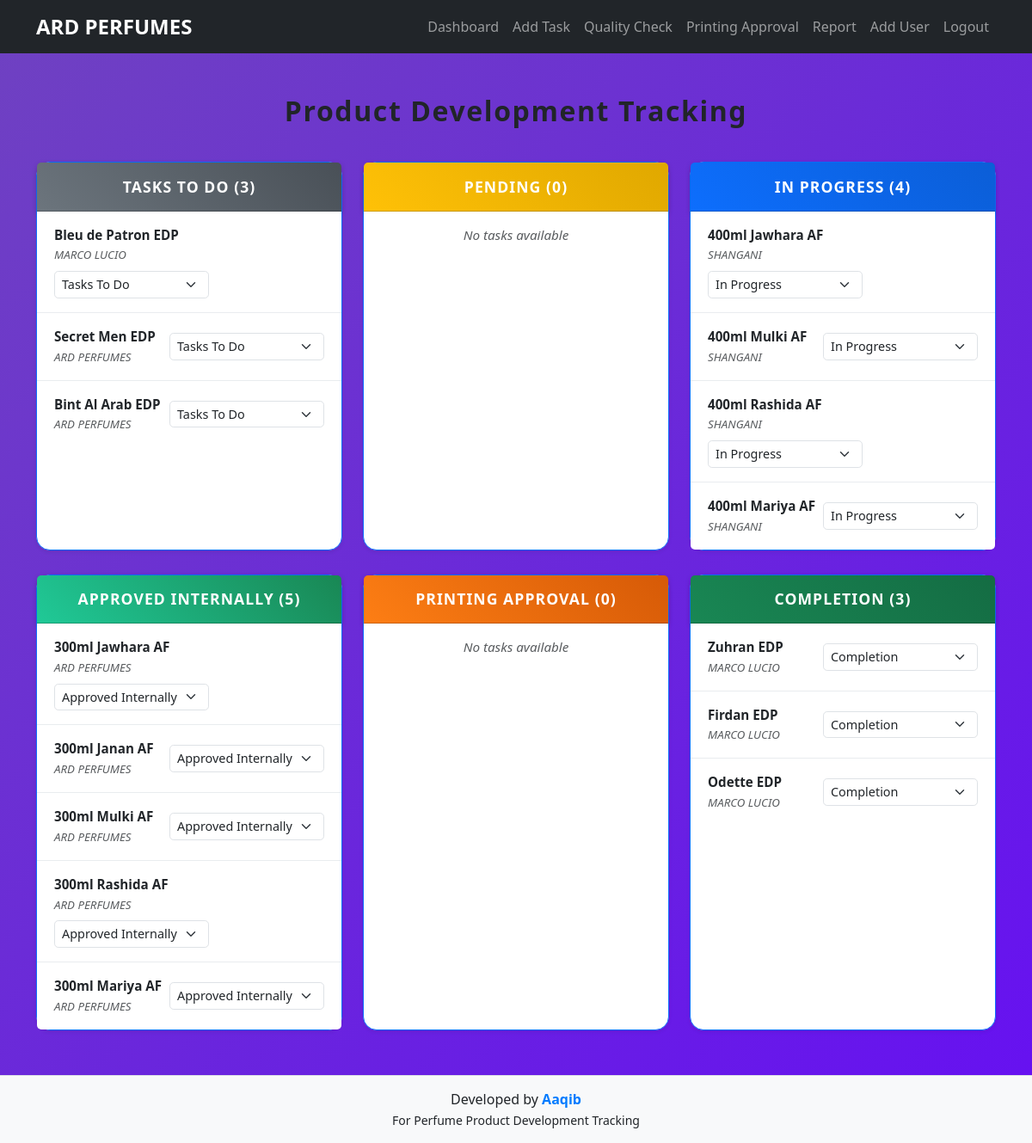
/dashboard.php (signed in), run on the app's committed database.
### tables this page shows
CREATE TABLE `perfume_products` (
  `id` int(11) NOT NULL,
  `product_name` varchar(255) DEFAULT NULL,
  `brand_name` varchar(255) DEFAULT NULL,
  `batch_no` varchar(100) DEFAULT NULL,
  `budget` varchar(100) DEFAULT NULL,
  `fragrance_type` text,
  `target_audience` text,
  `design_style` text,
  `box_packaging_type` text,
  `bottle_coating` text,
  `box_finishing` text,
  `created_by` int(11) DEFAULT NULL,
  `created_at` timestamp NOT NULL DEFAULT CURRENT_TIMESTAMP,
  `status` varchar(50) DEFAULT 'Tasks To Do',
  `color` text,
  `size` text
);

### dashboard.php (the view, shortened to what this page needs)
<?php
require_once 'includes/db.php';
require_once 'includes/header.php';
$statuses = ['Tasks To Do', 'Pending', 'In Progress', 'Approved Internally', 'Printing Approval', 'Completion'];
$status_groups = [];
foreach ($statuses as $status) {
    $stmt = $pdo->prepare("SELECT * FROM perfume_products WHERE status = ?");
    $stmt->execute([$status]);
    $status_groups[$status] = $stmt->fetchAll(PDO::FETCH_ASSOC);
}
?>
<body>
<div class="container py-4 ">
    <h2 class="mb-4 text-center">Product Development Tracking</h2>
    <div class="row">
    <?php foreach ($status_groups as $status => $tasks): ?>
        <div class="col-md-4 card-column">
            <div class="card h-100 shadow-sm border-primary rounded-4">
                <div class="card-header text-white text-center fw-bold <?= 'status-' . str_replace(' ', '-', $status) ?>">
                    <?= htmlspecialchars($status) . ' (' . count($tasks) . ')' ?>
                </div>
                <ul class="list-group list-group-flush">
                    <?php
                    $display_tasks = ($status === 'Completion') ? array_slice($tasks, 0, 6) : $tasks;
                    ?>
                    <?php if (count($display_tasks) > 0): ?>
                        <?php foreach ($display_tasks as $task): ?>
                            <li class="list-group-item d-flex justify-content-between align-items-center flex-wrap gap-2">
                                <div class="flex-grow-1">
                                    <strong><?= htmlspecialchars($task['product_name']) ?></strong><br>
                                    <small class="text-muted fst-italic"><?= htmlspecialchars($task['brand_name']) ?></small>
                                </div>
                                <form method="POST" action="update_status.php" class="m-0">
                                    <select name="status" class="form-select form-select-sm" onchange="this.form.submit()">
                                        <?php foreach ($statuses as $option): ?>
                                            <option value="<?= $option ?>" <?= $option === $task['status'] ? 'selected' : '' ?>>
                                                <?= $option ?>
                                            </option>
                                        <?php endforeach; ?>
                                    </select>
                                </form>
                            </li>
                        <?php endforeach; ?>
                    <?php else: ?>
                        <li class="list-group-item text-muted text-center fst-italic">No tasks available</li>
                    <?php endif; ?>
                </ul>
            </div>
        </div>
    <?php endforeach; ?>
</div>
</div>
<?php require_once 'includes/footer.php'; ?>
</body>

### includes/header.php (shortened to what this page needs)
<!DOCTYPE html>
<html lang="en">
<head>
  <link href="https://cdn.jsdelivr.net/npm/bootstrap@5.3.0/dist/css/bootstrap.min.css" rel="stylesheet" />
</head>
<body>
<nav class="navbar navbar-expand-lg navbar-dark bg-dark sticky-top mb-4">
  <div class="container">
    <a class="navbar-brand" href="dashboard.php">ARD PERFUMES</a>
    <div class="collapse navbar-collapse justify-content-end" id="navbarNav">
      <ul class="navbar-nav">
        <?php if (isset($_SESSION['user'])): ?>
          <li class="nav-item"><a class="nav-link" href="dashboard.php">Dashboard</a></li>
          <li class="nav-item"><a class="nav-link" href="add_product.php">Add Task</a></li>
          <li class="nav-item"><a class="nav-link" href="add_product_quality_check.php">Quality Check</a></li>
          <li class="nav-item"><a class="nav-link" href="add_printing_approval.php">Printing Approval</a></li>
          <li class="nav-item"><a class="nav-link" href="weekly_reports.php">Report</a></li>
          <li class="nav-item"><a class="nav-link" href="create_user.php">Add User</a></li>
          <li class="nav-item"><a class="nav-link" href="logout.php">Logout</a></li>
        <?php else: ?>
          <li class="nav-item"><a class="nav-link" href="index.php">Login</a></li>
        <?php endif; ?>
      </ul>
    </div>
  </div>
</nav>
</body>
</html>

### includes/footer.php (shortened to what this page needs)
<!DOCTYPE html>
<html lang="en">
<head>
</head>
<body>
  <footer>
    <p class="mb-0">
      Developed by <a href="https://aaqibbajwa.com" target="_blank" rel="noopener noreferrer">Aaqib</a><br />
      <small>For Perfume Product Development Tracking</small>
    </p>
  </footer>
</body>
</html>

### includes/header.php (style rules this page uses)
body { background-color: #f8f9fa; }
.navbar-brand { font-weight: bold; font-size: 1.5rem; }
.nav-link { font-size: 1rem; }
.list-group-item { font-size: 0.95rem; }
.navbar-collapse { position: relative; z-index: 1050; }

### dashboard.php (style rules this page uses)
body { background: linear-gradient(135deg, #6f42c1, #6610f2); }
.card-header { font-size: 1.1rem; padding: 0.9rem 1rem; border-radius: 0.375rem 0.375rem 0 0; box-shadow: 0 2px 6px rgb(0 0 0 / 0.15); text-transform: uppercase; letter-spacing: 0.06em; }
.list-group-item { font-size: 0.95rem; padding: 1rem 1.25rem; border: none; border-bottom: 1px solid #e9ecef; transition: background-color 0.3s ease; cursor: default; }
.list-group-item:last-child { border-bottom: none; }
select.form-select-sm { font-size: 0.9rem; max-width: 100%; min-width: 140px; border-radius: 0.3rem; transition: box-shadow 0.3s ease; }
.card-column { margin-bottom: 1.75rem; }
.status-Tasks-To-Do { background: linear-gradient(45deg, #6c757d, #495057); }
.status-Pending { background: linear-gradient(45deg, #ffc107, #e0a800); }
.status-In-Progress { background: linear-gradient(45deg, #0d6efd, #0b5ed7); }
.status-Approved-Internally { background: linear-gradient(45deg, #20c997, #198754); }
.status-Printing-Approval { background: linear-gradient(45deg, #fd7e14, #d65a07); }
.status-Completion { background: linear-gradient(45deg, #198754, #146c43); }
h2.mb-4.text-center { font-weight: 700; color: ; margin-bottom: 2.5rem !important; letter-spacing: 0.05em; }

### includes/footer.php (style rules this page uses)
html, body { height: 100%; margin: 0; }
body { display: flex; flex-direction: column; min-height: 100vh; }
footer { background-color: #f8f9fa; border-top: 1px solid #dee2e6; text-align: center; padding: 15px 10px; }
footer a { color: #007bff; text-decoration: none; font-weight: bold; }

### data on the page
perfume_products: product_name "Bleu de Patron EDP", brand_name "MARCO LUCIO", status "Tasks To Do"
perfume_products: product_name "Secret Men EDP", brand_name "ARD PERFUMES", status "Tasks To Do"
perfume_products: product_name "Bint Al Arab EDP", brand_name "ARD PERFUMES", status "Tasks To Do"
perfume_products: product_name "400ml Jawhara AF", brand_name "SHANGANI", status "In Progress"
perfume_products: product_name "400ml Mulki AF", brand_name "SHANGANI", status "In Progress"
perfume_products: product_name "400ml Rashida AF", brand_name "SHANGANI", status "In Progress"
perfume_products: product_name "400ml Mariya AF", brand_name "SHANGANI", status "In Progress"
perfume_products: product_name "300ml Jawhara AF", brand_name "ARD PERFUMES", status "Approved Internally"
perfume_products: product_name "300ml Janan AF", brand_name "ARD PERFUMES", status "Approved Internally"
perfume_products: product_name "300ml Mulki AF", brand_name "ARD PERFUMES", status "Approved Internally"
perfume_products: product_name "300ml Rashida AF", brand_name "ARD PERFUMES", status "Approved Internally"
perfume_products: product_name "300ml Mariya AF", brand_name "ARD PERFUMES", status "Approved Internally"
perfume_products: product_name "Zuhran EDP", brand_name "MARCO LUCIO", status "Completion"
perfume_products: product_name "Firdan EDP", brand_name "MARCO LUCIO", status "Completion"
perfume_products: product_name "Odette EDP", brand_name "MARCO LUCIO", status "Completion"

### other printed values
$status "TASKS TO DO"
count($tasks) "3"
$status "PENDING"
count($tasks) "0"
$status "IN PROGRESS"
count($tasks) "4"
$status "APPROVED INTERNALLY"
count($tasks) "5"
$status "PRINTING APPROVAL"
$status "COMPLETION"
